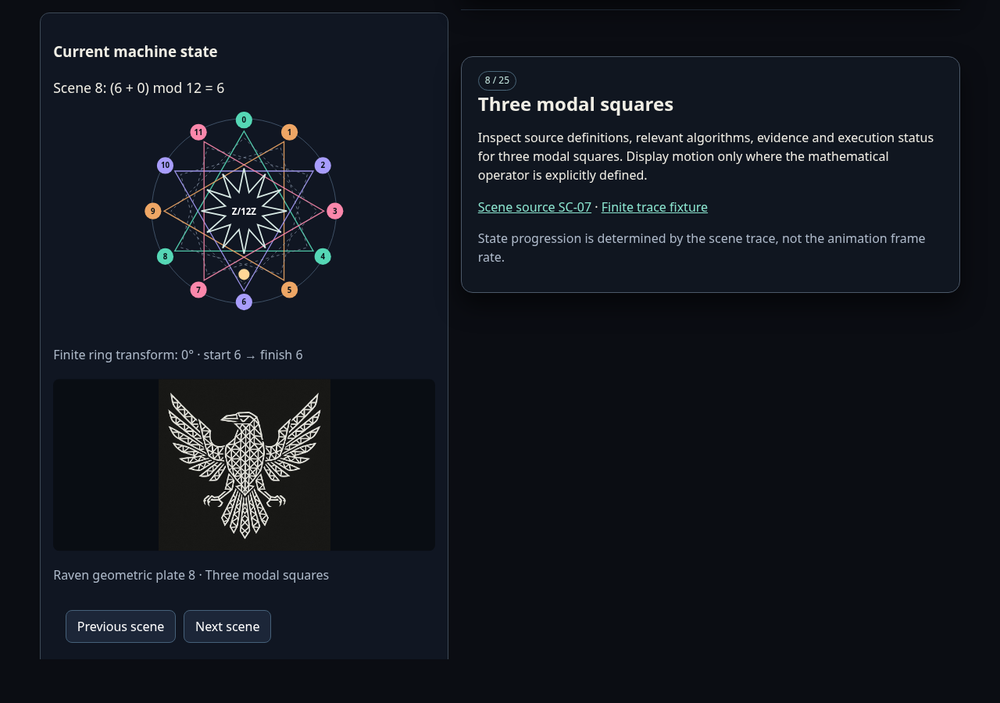
#> input picture 08_RECEIPTS/desktop.png, 1000 x 703 px, shrunk from 1280 x 900 before the run, given as the content of the folder OMETRIC_INTELLIGENCE_INNOVATION/source_corpus/lattice-images, which was not available
$ python extract_lattice_signatures.py
#> lines starting #> are read from the running program, lines starting #| are printed output that depends on the picture; after the words box and inside, x2 and y2 are one past the last pixel; in counts of white or black regions, pixels touching at a corner belong together
#!/usr/bin/env python3
"""Lattice-image radial-angular signature extraction (Atlas CP-02, #7).

v1 scope: per-image ink signature — NOT a vector graph. For each JPEG in
the Ravenproofs lattice corpus mirror, compute:

  - sha256, dimensions, ink statistics (Otsu-style threshold on L)
  - center estimates: image center vs ink centroid (both recorded —
    mandala center is an interpretation, not a measurement)
  - radius estimate: radius containing 95% of ink mass about each center
  - signature: ink mass binned by (angle sector x radius band) normalized
    — the substrate for "correspondence among variants" tests
  - dominant stroke orientations: structure-tensor orientation histogram
    peaks (edge-class lite; NOT vertex/edge graph extraction)

Explicitly NOT done (recorded frontier): vertex/edge/crossing graph
extraction, stroke vectorization, artwork-fidelity claims. This measures
radial-angular ink distribution only.

Usage:
  python3 scripts/extract_lattice_signatures.py <corpus_dir> [--out PATH]
Default corpus: Ravenproofs source_corpus/lattice-images.
Default out:   geometry/lattice/signatures_v1.json
"""
from __future__ import annotations

import argparse
import hashlib
import json
import sys
from pathlib import Path

import numpy as np
from PIL import Image

ROOT = Path(__file__).resolve().parents[1]
DEFAULT_CORPUS = Path(
    "/home/orkidlabs/workspace/Ravenproofs/research/"
    "GEOMETRIC_INTELLIGENCE_INNOVATION/source_corpus/lattice-images")
DEFAULT_OUT = ROOT / "geometry" / "lattice" / "signatures_v1.json"

N_ANG = 36          # 10-degree sectors
N_RAD = 8           # radial bands
INK_Q = 0.05        # ink = pixels darker than this quantile of L
MASS_Q = 0.95       # radius containing this ink mass


def sha256_of(p: Path) -> str:
    h = hashlib.sha256()
    with p.open("rb") as f:
        for chunk in iter(lambda: f.read(1 << 20), b""):
            h.update(chunk)
    return h.hexdigest()


def ink_mask(lum: np.ndarray) -> np.ndarray:
    thr = np.quantile(lum, INK_Q)
    return lum <= thr


def signature(mask: np.ndarray, cx: float, cy: float,
              radius: float) -> list[list[float]]:
    h, w = mask.shape
    yy, xx = np.mgrid[0:h, 0:w]
    dx, dy = xx - cx, yy - cy
    r = np.hypot(dx, dy)
    theta = (np.degrees(np.arctan2(dx, -dy)) + 360) % 360  # 0=top, cw
    valid = (r <= radius) & mask
    sig = np.zeros((N_ANG, N_RAD), dtype=np.float64)
    ai = np.clip((theta[valid] / 360 * N_ANG).astype(int), 0, N_ANG - 1)
    ri = np.clip((r[valid] / max(radius, 1e-9) * N_RAD).astype(int),
                 0, N_RAD - 1)
    np.add.at(sig, (ai, ri), 1.0)
    total = sig.sum()
    return (sig / total).tolist() if total else sig.tolist()


def dominant_orientations(lum: np.ndarray, mask: np.ndarray,
                          top_k: int = 6) -> list[dict]:
    """Structure-tensor orientation histogram on ink pixels (edge-class lite)."""
    gy, gx = np.gradient(lum.astype(np.float64))
    gmag = np.hypot(gx, gy)
    sel = mask & (gmag > np.quantile(gmag[mask], 0.5) if mask.any() else False)
    if not sel.any():
        return []
    ang = (np.degrees(np.arctan2(gx[sel], -gy[sel])) + 360) % 180  # unoriented
    hist, _ = np.histogram(ang, bins=36, range=(0, 180))
    peaks = []
    for i in np.argsort(hist)[::-1][:top_k]:
        if hist[i] > 0:
            peaks.append({"deg": round(i * 5 + 2.5, 1),
                          "mass_frac": round(float(hist[i] / hist.sum()), 4)})
    return peaks


def extract_image(path: Path) -> dict:
    im = Image.open(path).convert("L")
    lum = np.asarray(im, dtype=np.float64)
    h, w = lum.shape
    mask = ink_mask(lum)
    ys, xs = np.nonzero(mask)
    ink_frac = float(mask.mean())

    centers = {
        "image_center": [w / 2.0, h / 2.0],
        "ink_centroid": [float(xs.mean()), float(ys.mean())] if len(xs) else None,
    }
    radii = {}
    sigs = {}
    for name, c in centers.items():
        if c is None:
            continue
        cx, cy = c
        r = np.hypot(xs - cx, ys - cy) if len(xs) else np.array([0.0])
        radii[name] = float(np.quantile(r, MASS_Q)) if len(xs) else 0.0
        sigs[name] = signature(mask, cx, cy, max(radii[name], 1.0))

    return {
        "file": path.name,
        "sha256": sha256_of(path),
        "width": w, "height": h,
        "ink_fraction": round(ink_frac, 5),
        "ink_threshold_quantile": INK_Q,
        "centers": centers,
        "radius_q95": radii,
        "center_offset_px": (
            round(float(np.hypot(centers["ink_centroid"][0] - w / 2,
                                 centers["ink_centroid"][1] - h / 2)), 2)
            if centers["ink_centroid"] else None),
        "signature_image_center": sigs.get("image_center"),
        "signature_ink_centroid": sigs.get("ink_centroid"),
        "dominant_orientations": dominant_orientations(lum, mask),
        "extraction": "radial-angular ink signature v1 — not a vector graph",
    }


def main() -> int:
    ap = argparse.ArgumentParser()
    ap.add_argument("corpus", nargs="?", default=str(DEFAULT_CORPUS))
    ap.add_argument("--out", default=str(DEFAULT_OUT))
    args = ap.parse_args()
    corpus = Path(args.corpus)
    images = sorted(corpus.glob("*.jp*g")) + sorted(corpus.glob("*.png"))
    if not images:
        print(f"ERROR: no images in {corpus}", file=sys.stderr)
        return 2
    records = [extract_image(p) for p in images]
#> in ink_mask, `thr = np.quantile(lum, INK_Q)`: thr = 12
#> in ink_mask, `return lum <= thr`:
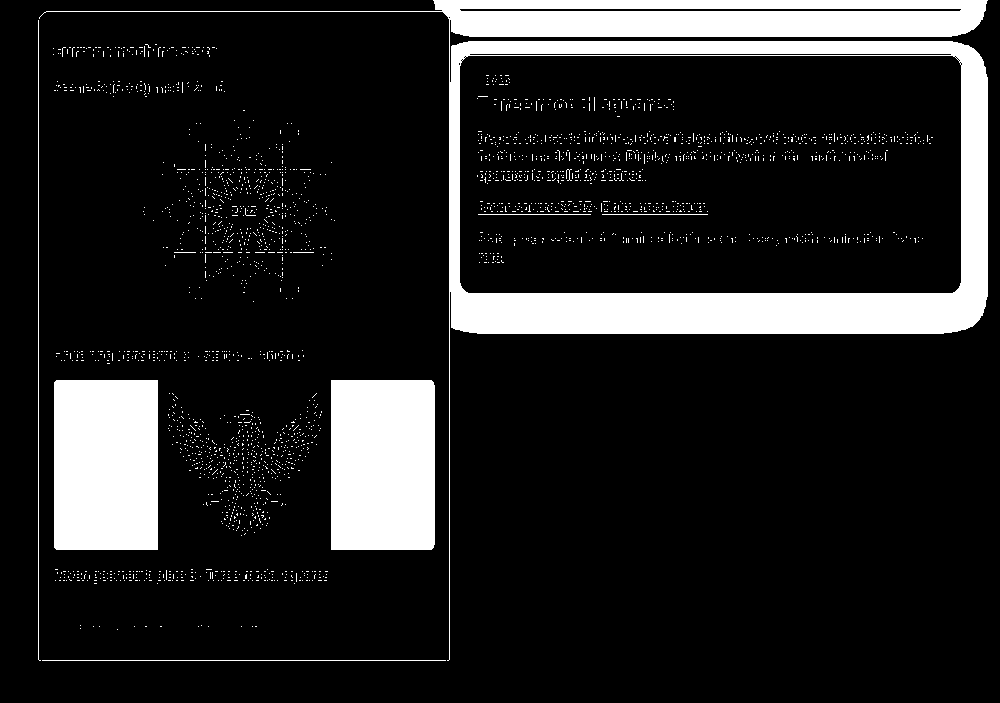
#> returned value: shape (703, 1000) bool; 14.1% white; 2632 white regions (2622 under 20 px), largest, box (x1, y1, x2, y2) and area: (39, 0, 988, 661) 57414, (54, 380, 158, 550) 17674, (331, 380, 435, 550) 17664
#> in extract_image, `ink_frac = float(mask.mean())`: ink_frac = 0.141
#> in extract_image, `centers = { "image_center": [w / 2.0, h / 2.0], "ink_centroid": [float..`: centers = {'image_center': [500, 351.5], 'ink_centroid': [530.5, 277]}
#> the loop in extract_image, `for name, c in centers.items():` made 2 passes
#> (name, cx, cy, h in signature, w in signature, total in signature) on passes 1 to 2: ('image_center', 500, 351.5, 703, 1000, 94362), ('ink_centroid', 530.5, 277, 703, 1000, 94362)
#> pass 1, in signature, `yy, xx = np.mgrid[0:h, 0:w]`:
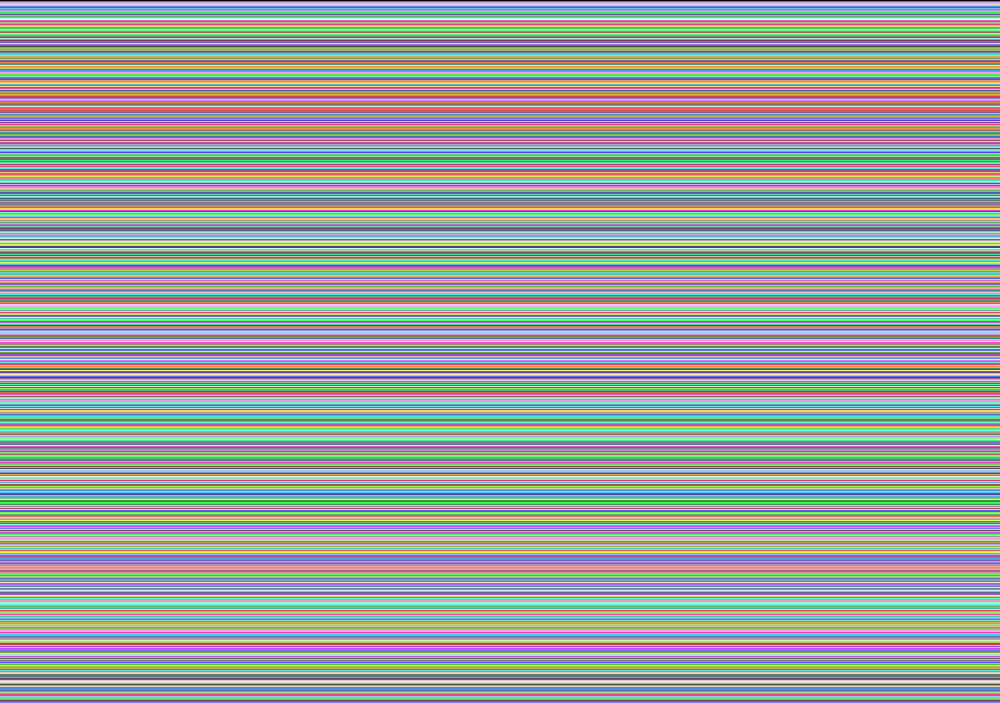
#> yy: shape (703, 1000) int64; 703 distinct labels, from 0 to 702; one colour per label, 0 black
#> pass 1, in signature, `yy, xx = np.mgrid[0:h, 0:w]`:
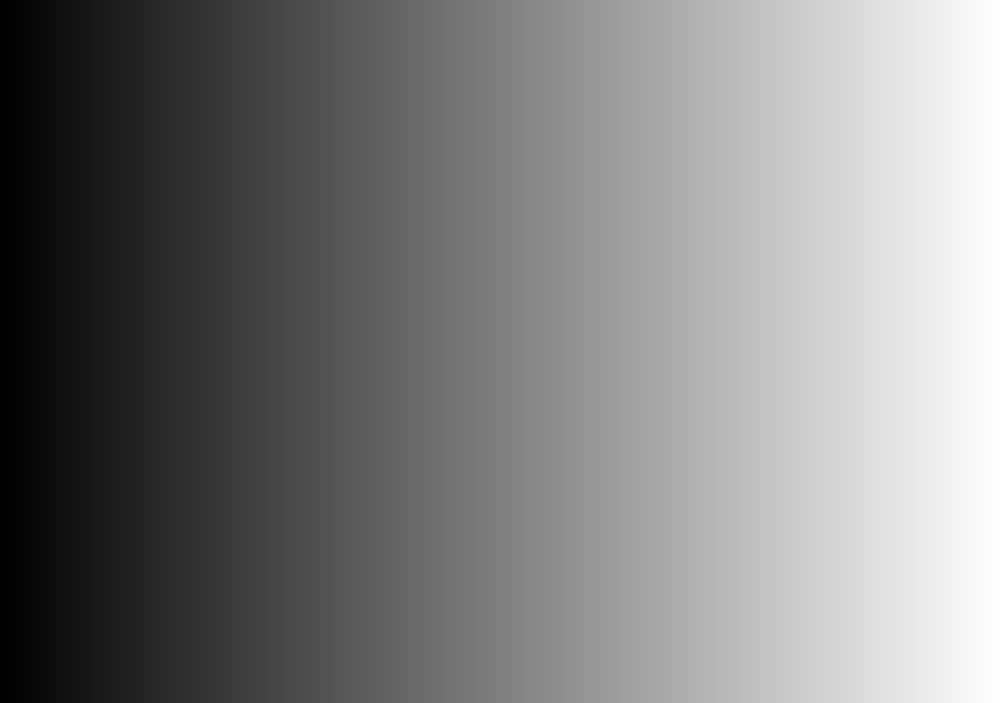
#> xx: shape (703, 1000) int64; min 0, max 999, mean 499.5; drawn with min black and max white
#> pass 1, in signature, `dx, dy = xx - cx, yy - cy`:
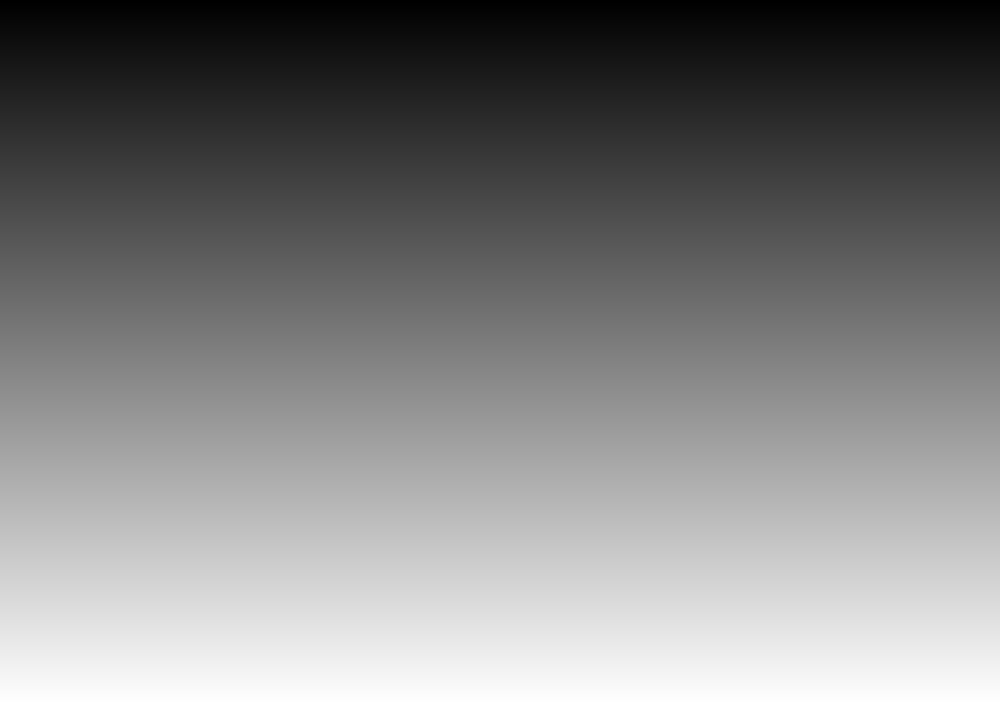
#> dy: shape (703, 1000) float64; min -351.5, max 350.5, mean -0.5; drawn with min black and max white
#> after the loop in extract_image, `for name, c in centers.items():`: radii = {'image_center': 527.9, 'ink_centroid': 499.3}; sigs = 2 items
#> in dominant_orientations, `gy, gx = np.gradient(lum.astype(np.float64))`:
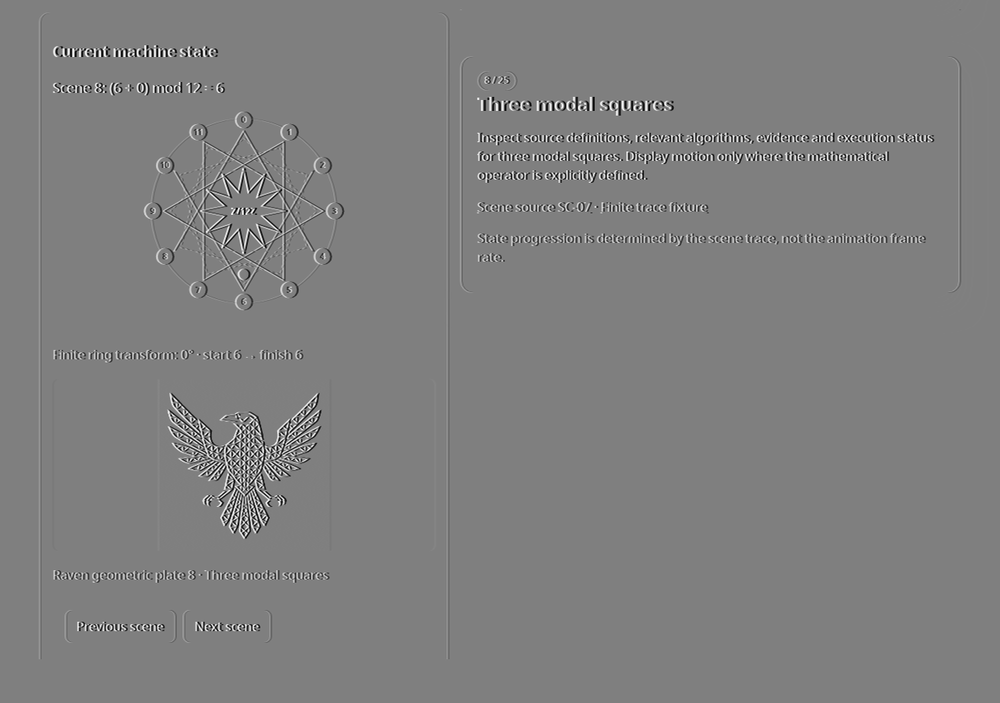
#> gx: shape (703, 1000) float64; min -127.5, max 127.5, mean 0; drawn with min black and max white
#> in dominant_orientations, `sel = mask & (gmag > np.quantile(gmag[mask], 0.5) if mask.any() else F..`:
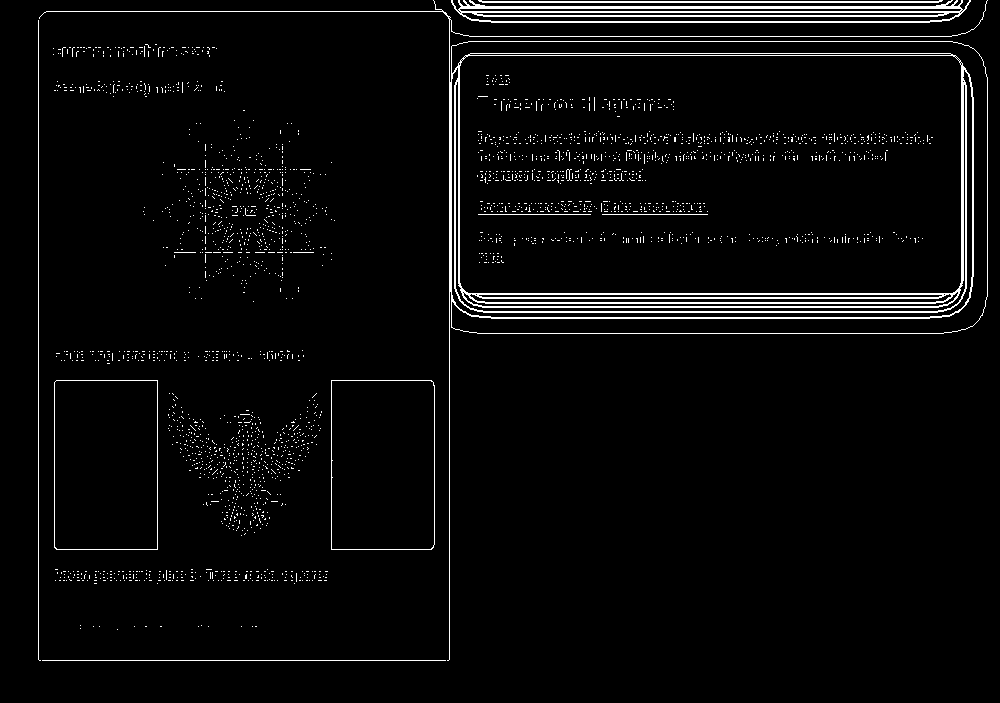
#> sel: shape (703, 1000) bool; 3.7% white in thin lines or dots, all inside (x1, y1, x2, y2) = (38, 0, 988, 661)
#> in dominant_orientations, `hist, _ = np.histogram(ang, bins=36, range=(0, 180))`: hist = 36 values, max 15431 at index 0, min 56 at index 24, mean 727.2
#> the loop in dominant_orientations, `for i in np.argsort(hist)[::-1][:top_k]:` made 6 passes
#> i on passes 2 to 6: 18, 17, 35, 27, 9
#> after the loop in dominant_orientations, `for i in np.argsort(hist)[::-1][:top_k]:`: peaks = 6 items
#> records = 1 item
    out = {
        "schema": "lattice-signature/v1",
        "corpus": str(corpus),
        "params": {"n_ang": N_ANG, "n_rad": N_RAD, "ink_q": INK_Q,
                   "mass_q": MASS_Q},
        "n_images": len(records),
        "images": records,
    }
    op = Path(args.out)
    op.parent.mkdir(parents=True, exist_ok=True)
    op.write_text(json.dumps(out, indent=1))
    print(f"extracted {len(records)} images -> {op}")
#| extracted 1 images -> geometry/lattice/signatures_v1.json
    for r in records:
        print(f"  {r['file'][:44]:46} {r['width']}x{r['height']} "
              f"ink={r['ink_fraction']:.3f} off={r['center_offset_px']}")
#> this loop made 1 pass
#|   desktop.png                                    1000x703 ink=0.141 off=80.51
    return 0


if __name__ == "__main__":
    sys.exit(main())
#> (the program exits here)
